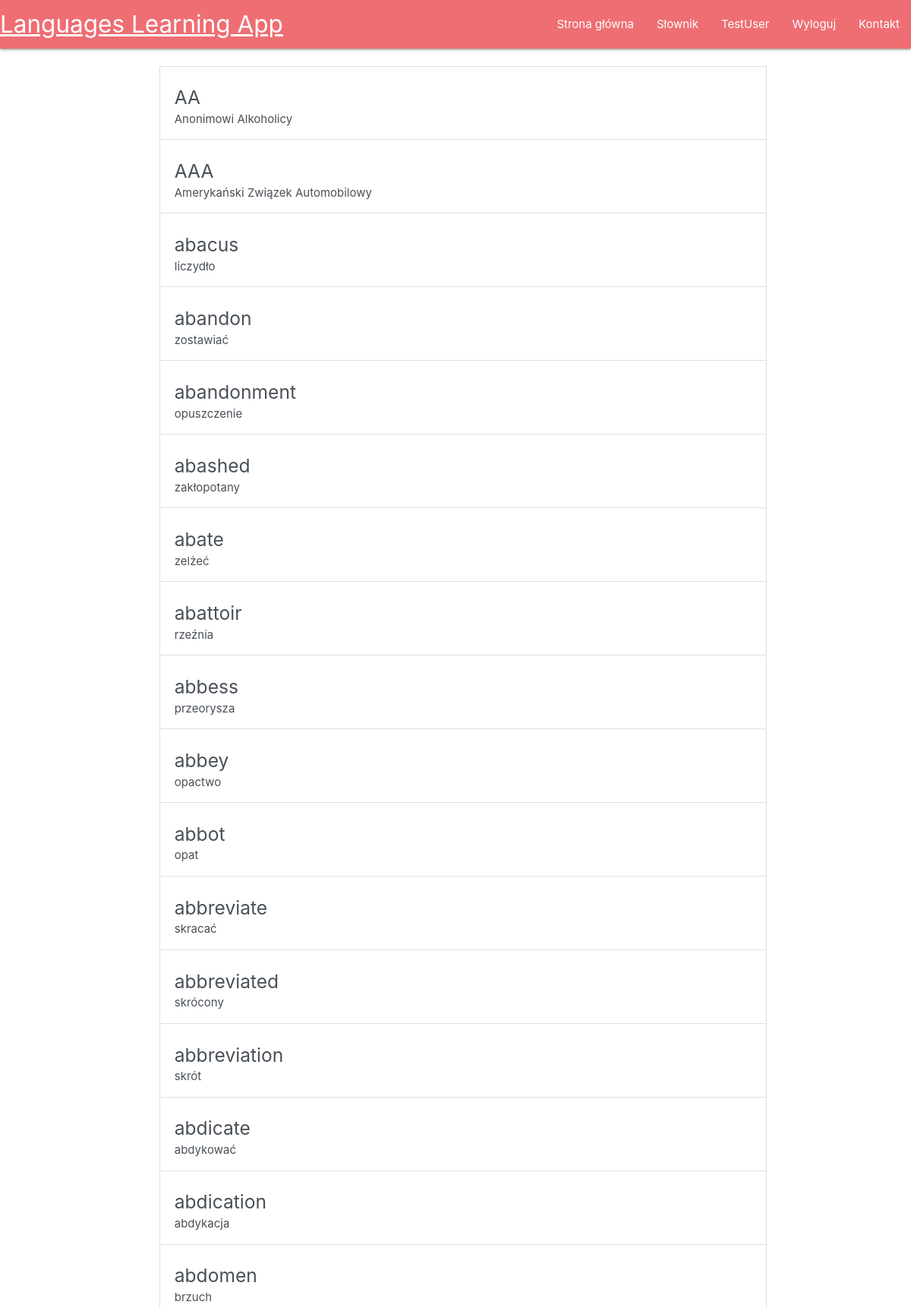
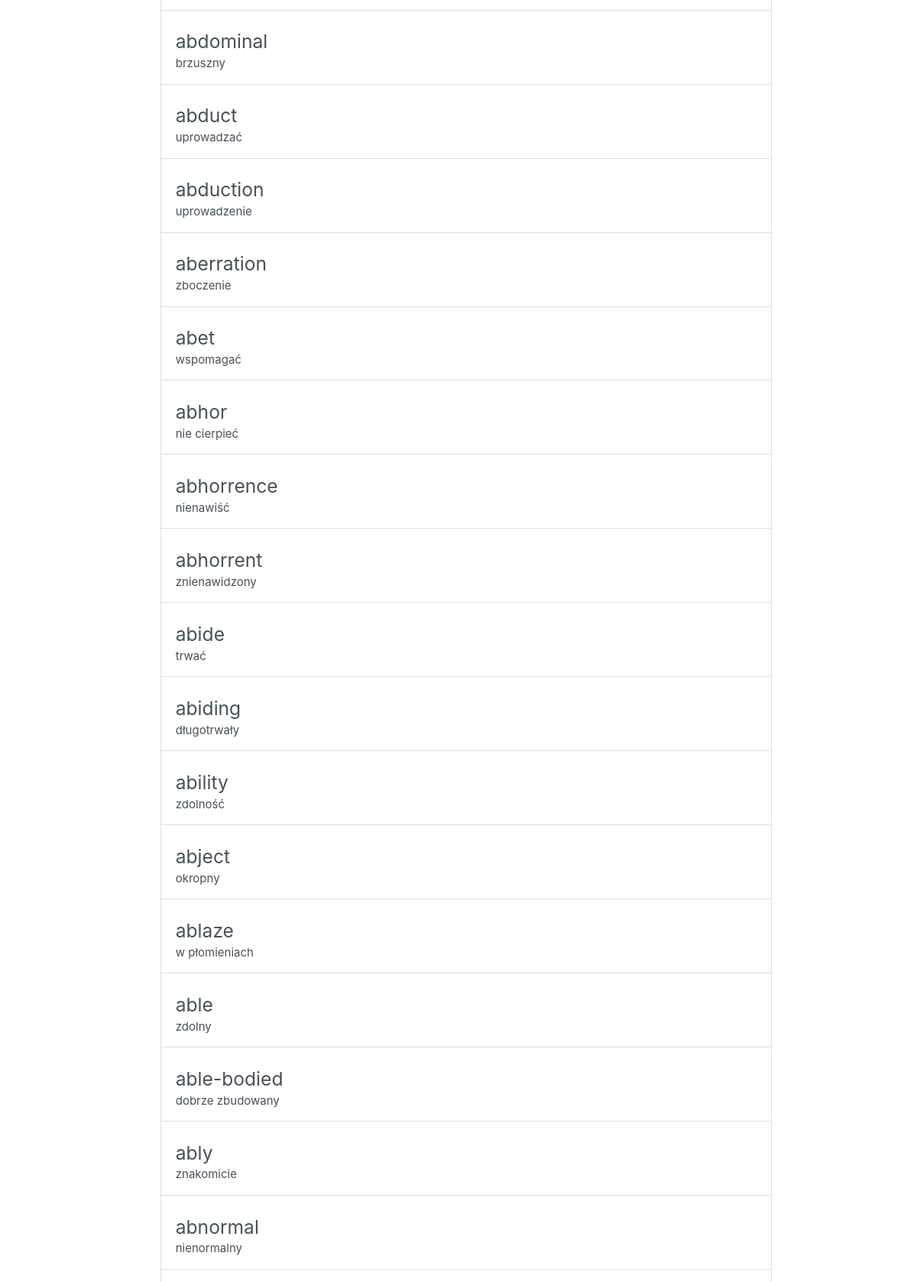
/dictionary/ (signed in, upper part), run on the app's committed database (2 pictures, top to bottom).
### main/models.py (models this page shows, shortened)
class Word(models.Model):
	english=models.CharField(max_length=200)
	polish=models.CharField(max_length=200)

### main/views.py (the view)
# urls.py: path("dictionary/", views.show_dictionary, name='dictionary'),
def show_dictionary(request):
	return render(request = request, template_name="main/dictionary.html", context = {"dictionary": Word.objects.all()})

### main/templates/main/dictionary.html (shortened to what this page needs)
{% extends "main/header.html" %}
{% block content %}
<div class="list-group">
	<br>
	{% for word in dictionary %}
	<a href="#" class="list-group-item list-group-item-action align-items-start ">
		<div class="d-flex w-100 flex-row">
			<h5 class="mb-1">{{word.english}}</h5>
		</div>
		<p class="mb-1">{{word.polish}}</p>
	</a>
	{% endfor%}
</div>
{% endblock %}

### main/templates/main/includes/navbar.html
<nav>
    <div class="nav-wrapper">
      <a href="/" class="brand-logo">Languages Learning App</a>
      <ul id="nav-mobile" class="right hide-on-med-and-down">
        <li><a href="/">Strona główna</a></li>
        <li><a href="/dictionary">Słownik</a></li>
        {% if user.is_authenticated %}
	        <li><a href="/profile">{{user.username}}</a></li>
	        <li><a href="/logout">Wyloguj</a></li>
        {% else %}
	        <li><a href="/register">Rejestracja</a></li>
	        <li><a href="/login">Logowanie</a></li>
        {% endif %}
          <li><a href="/contact">Kontakt</a></li>
      </ul>
    </div>
  </nav>

### main/templates/main/dictionary.html (style rules this page uses)
.list-group { margin: 0; min-width: 800px; width: 100%; ; }

### data on the page
Word: english "AA", polish "Anonimowi Alkoholicy"
Word: english "AAA", polish "Amerykański Związek Automobilowy"
Word: english "abacus", polish "liczydło"
Word: english "abandon", polish "zostawiać"
Word: english "abandonment", polish "opuszczenie"
Word: english "abashed", polish "zakłopotany"
Word: english "abate", polish "zelżeć"
Word: english "abattoir", polish "rzeźnia"
Word: english "abbess", polish "przeorysza"
Word: english "abbey", polish "opactwo"
Word: english "abbot", polish "opat"
Word: english "abbreviate", polish "skracać"
Word: english "abbreviated", polish "skrócony"
Word: english "abbreviation", polish "skrót"
Word: english "abdicate", polish "abdykować"
Word: english "abdication", polish "abdykacja"
Word: english "abdomen", polish "brzuch"
Word: english "abdominal", polish "brzuszny"
Word: english "abduct", polish "uprowadzać"
Word: english "abduction", polish "uprowadzenie"
Word: english "aberration", polish "zboczenie"
Word: english "abet", polish "wspomagać"
Word: english "abhor", polish "nie cierpieć"
Word: english "abhorrence", polish "nienawiść"
Word: english "abhorrent", polish "znienawidzony"
Word: english "abide", polish "trwać"
Word: english "abiding", polish "długotrwały"
Word: english "ability", polish "zdolność"
Word: english "abject", polish "okropny"
Word: english "ablaze", polish "w płomieniach"
Word: english "able", polish "zdolny"
Word: english "able-bodied", polish "dobrze zbudowany"
Word: english "ably", polish "znakomicie"
Word: english "abnormal", polish "nienormalny"

### other printed values
{{ user.username }} "TestUser"
